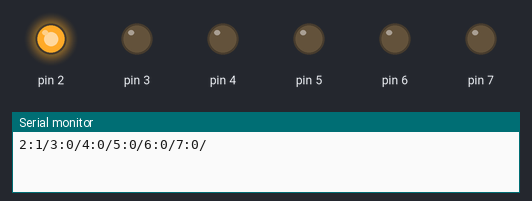
Recording of a sketch running on a simulated Arduino Uno, built with avr-gcc and run on an emulated ATmega328P. On the bench: output pins drawn as LEDs (lit = HIGH), the last lines printed to the serial monitor.

Above: at 0.5 s.
At 2.5 s:
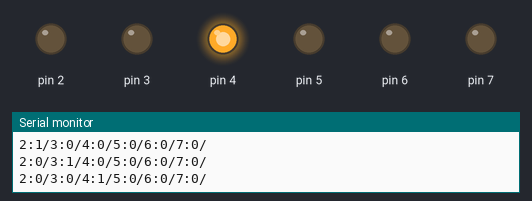
At 3.5 s:
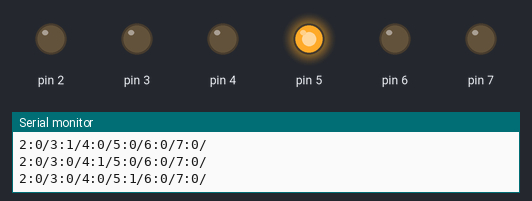
At 4.5 s:
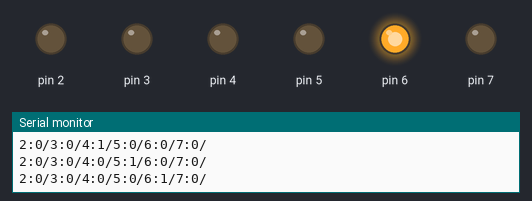
At 6.5 s:
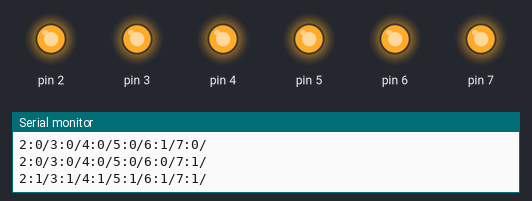
At 9.5 s:
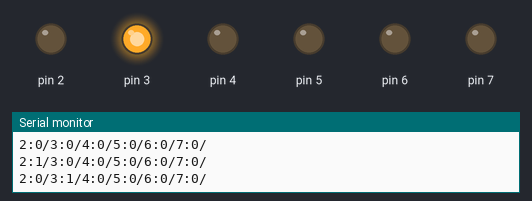
Timing chart, 0 to 10.4 s (numbered marks = the images above):
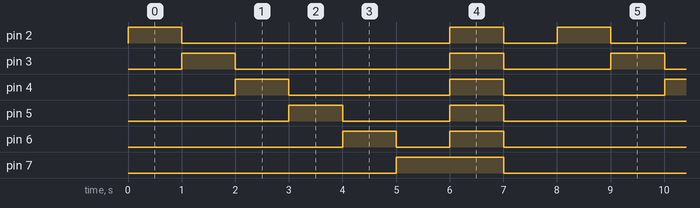

Measured:
- by itself, pin 2: repeats every 8.0 s: LOW 5.0 s, HIGH 1.0 s, LOW 1.0 s, HIGH 1.0 s
- by itself, pin 3: repeats every 8.0 s: LOW 4.0 s, HIGH 1.0 s, LOW 2.0 s, HIGH 1.0 s
- by itself, pin 4: alternates HIGH for 1.0 s and LOW for 3.0 s
- by itself, pin 5: repeats every 8.0 s: LOW 2.0 s, HIGH 1.0 s, LOW 4.0 s, HIGH 1.0 s
- by itself, pin 6: repeats every 8.0 s: LOW 1.0 s, HIGH 1.0 s, LOW 5.0 s, HIGH 1.0 s
- by itself, pin 7: alternates HIGH for 2.0 s and LOW for 6.0 s

The sketch:

valve_test.ino
```cpp
void setup() {
  Serial.begin(115200);
  for (int i = 2; i <= 7; i++) {
    pinMode(i, OUTPUT);
  }
}

void loop() {
  for (int i = 2; i <= 7; i++) {
    for (int j = 2; j <= 7; j++) {
      Serial.print(j);
      Serial.print(":");
      Serial.print(j == i ? "1" : "0");
      Serial.print("/");
      digitalWrite(j, j == i ? HIGH : LOW);
    }
    Serial.println("");
    delay(1000);
  }

  for (int i = 0; i <= 1; i++) {
    for (int j = 2; j <= 7; j++) {
      Serial.print(j);
      Serial.print(":");
      Serial.print(i == 0 ? "1" : "0");
      Serial.print("/");
      digitalWrite(j, i == 0 ? HIGH : LOW);
    }
    Serial.println("");
    delay(1000);
  }
//  digitalWrite(7, HIGH);
//  delay(1000);
//  digitalWrite(7, LOW);
//  delay(1000);
}
```
